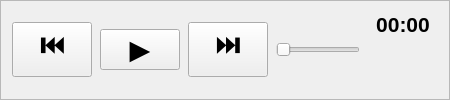
       <widget class="QFrame" name="frame_timeline">
        <property name="minimumSize">
         <size>
          <width>0</width>
          <height>48</height>
         </size>
        </property>
        <property name="frameShape">
         <enum>QFrame::Shape::StyledPanel</enum>
        </property>
        <property name="frameShadow">
         <enum>QFrame::Shadow::Raised</enum>
        </property>
        <layout class="QHBoxLayout" name="layout_timeline">
         <property name="spacing">
          <number>8</number>
         </property>
         <item>
          <widget class="QPushButton" name="btn_timeline_rewind">
           <property name="minimumSize">
            <size>
             <width>44</width>
             <height>34</height>
            </size>
           </property>
           <property name="font">
            <font>
             <pointsize>20</pointsize>
             <bold>true</bold>
            </font>
           </property>
           <property name="cursor">
            <cursorShape>PointingHandCursor</cursorShape>
           </property>
           <property name="text">
            <string>⏮</string>
           </property>
          </widget>
         </item>
         <item>
          <widget class="QPushButton" name="btn_timeline_play_pause">
           <property name="minimumSize">
            <size>
             <width>48</width>
             <height>34</height>
            </size>
           </property>
           <property name="font">
            <font>
             <pointsize>20</pointsize>
             <bold>true</bold>
            </font>
           </property>
           <property name="cursor">
            <cursorShape>PointingHandCursor</cursorShape>
           </property>
           <property name="text">
            <string>▶</string>
           </property>
          </widget>
         </item>
         <item>
          <widget class="QPushButton" name="btn_timeline_fast_forward">
           <property name="minimumSize">
            <size>
             <width>44</width>
             <height>34</height>
            </size>
           </property>
           <property name="font">
            <font>
             <pointsize>20</pointsize>
             <bold>true</bold>
            </font>
           </property>
           <property name="cursor">
            <cursorShape>PointingHandCursor</cursorShape>
           </property>
           <property name="text">
            <string>⏭</string>
           </property>
          </widget>
         </item>
         <item>
          <widget class="QSlider" name="slider_timeline">
           <property name="sizePolicy">
            <sizepolicy hsizetype="Expanding" vsizetype="Fixed">
             <horstretch>0</horstretch>
             <verstretch>0</verstretch>
            </sizepolicy>
           </property>
           <property name="orientation">
            <enum>Qt::Orientation::Horizontal</enum>
           </property>
           <property name="tickPosition">
            <enum>QSlider::TickPosition::NoTicks</enum>
           </property>
           <property name="tickInterval">
            <number>0</number>
           </property>
          </widget>
         </item>
         <item>
          <widget class="QLabel" name="lbl_timeline_time">
           <property name="minimumSize">
            <size>
             <width>70</width>
             <height>30</height>
            </size>
           </property>
           <property name="font">
            <font>
             <pointsize>16</pointsize>
             <bold>true</bold>
            </font>
           </property>
           <property name="text">
            <string>00:00</string>
           </property>
           <property name="alignment">
            <set>Qt::AlignmentFlag::AlignHCenter|Qt::AlignmentFlag::AlignTop</set>
           </property>
          </widget>
         </item>
        </layout>
       </widget>
